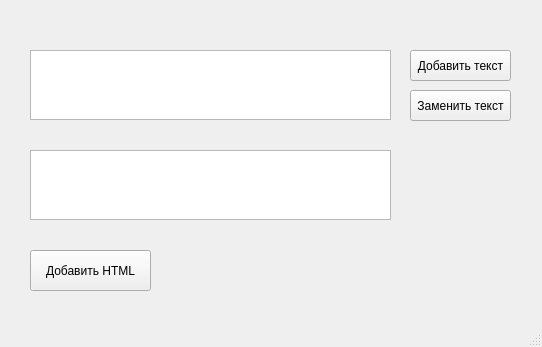
<?xml version="1.0" encoding="UTF-8"?>
<ui version="4.0">
 <class>MainWindowPlainText</class>
 <widget class="QMainWindow" name="MainWindowPlainText">
  <property name="geometry">
   <rect>
    <x>0</x>
    <y>0</y>
    <width>542</width>
    <height>347</height>
   </rect>
  </property>
  <property name="windowTitle">
   <string>Текстовый редактор</string>
  </property>
  <widget class="QWidget" name="centralwidget">
   <widget class="QPlainTextEdit" name="plainTextEdit_1">
    <property name="geometry">
     <rect>
      <x>30</x>
      <y>50</y>
      <width>361</width>
      <height>70</height>
     </rect>
    </property>
   </widget>
   <widget class="QPlainTextEdit" name="plainTextEdit_2">
    <property name="geometry">
     <rect>
      <x>30</x>
      <y>150</y>
      <width>361</width>
      <height>70</height>
     </rect>
    </property>
   </widget>
   <widget class="QPushButton" name="addTextButton">
    <property name="geometry">
     <rect>
      <x>410</x>
      <y>50</y>
      <width>101</width>
      <height>31</height>
     </rect>
    </property>
    <property name="text">
     <string>Добавить текст</string>
    </property>
   </widget>
   <widget class="QPushButton" name="rplTextButton">
    <property name="geometry">
     <rect>
      <x>410</x>
      <y>90</y>
      <width>101</width>
      <height>31</height>
     </rect>
    </property>
    <property name="text">
     <string>Заменить текст</string>
    </property>
   </widget>
   <widget class="QPushButton" name="HtmlTextButton">
    <property name="geometry">
     <rect>
      <x>30</x>
      <y>250</y>
      <width>121</width>
      <height>41</height>
     </rect>
    </property>
    <property name="text">
     <string>Добавить HTML</string>
    </property>
   </widget>
  </widget>
  <widget class="QMenuBar" name="menubar">
   <property name="geometry">
    <rect>
     <x>0</x>
     <y>0</y>
     <width>542</width>
     <height>20</height>
    </rect>
   </property>
  </widget>
  <widget class="QStatusBar" name="statusbar"/>
 </widget>
 <resources/>
 <connections/>
</ui>
